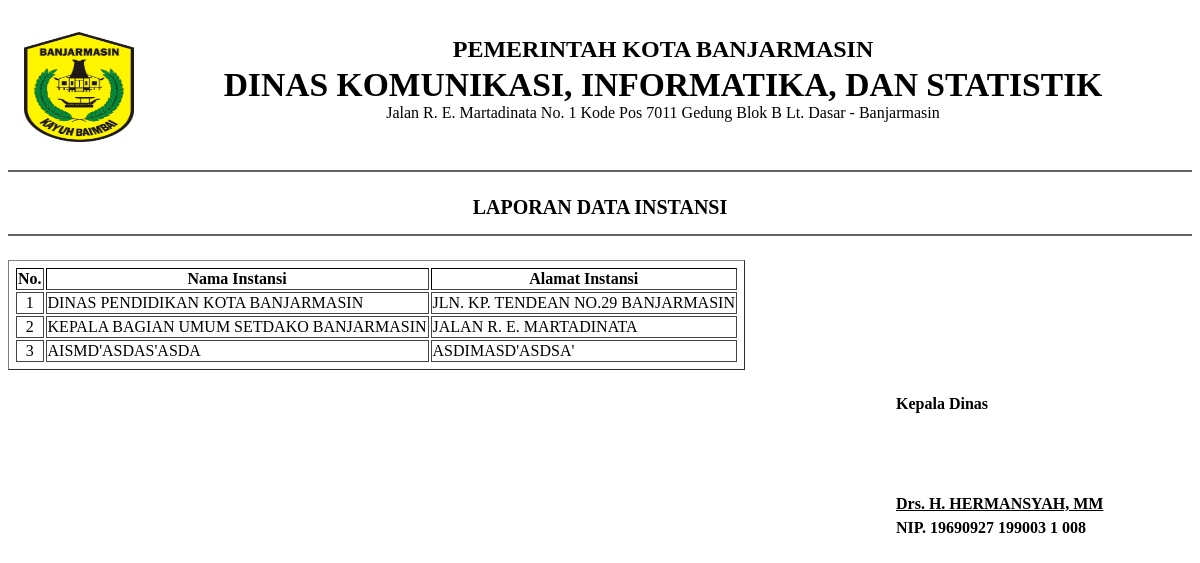
Page /admin/laporan/laporan_instansi.php (signed in) on the committed database.
### tables this page shows
CREATE TABLE IF NOT EXISTS `minstansi` (
  `kd_instansi` char(8) NOT NULL,
  `nm_instansi` varchar(70) NOT NULL,
  `almt_instansi` text NOT NULL,
  PRIMARY KEY (`kd_instansi`)
);

### admin/laporan/laporan_instansi.php (the view, shortened to what this page needs)
<?php
    if (empty($_SESSION['username'])){
        header('location:../index.php');
    } else {
        include "../../config.php";
        echo '
        <body onload="window.print()">
        <div class="container">
            <div id="colres">
                <div class="disp">';
                        echo '<img class="logodisp" src="../logo.png"/>';
                        echo '<h6 class="up">PEMERINTAH KOTA BANJARMASIN</h6>';
                        echo '<h5 class="up" id="nama">DINAS KOMUNIKASI, INFORMATIKA, DAN STATISTIK</h5><br/>';
                        echo '<span id="alamat">Jalan R. E. Martadinata No. 1 Kode Pos 7011 Gedung Blok B Lt. Dasar - Banjarmasin</span>';
                    echo '
                </div>
                <br>
                <br>
                <div class="separator"></div>
                <div class="tgh" id="lbr">LAPORAN DATA INSTANSI</div>
                </br>
                </br>
                <div class="separator"></div>';
                echo '
                <table border="1" class="profile-table" id="tbl">
                <thead>
                <tr>
                <th>No.</th>
                <th>Nama Instansi</th>
                <th>Alamat Instansi</th>
                </tr>
                </thead>';
                $query = mysqli_query($koneksi, "SELECT * FROM minstansi ORDER BY kd_instansi ASC");
                $no = 1;
                while($row = mysqli_fetch_array($query)){
                echo '
                        <tbody>
                            <tr>
                                <td align="center">'.$no++.'</td>
                                <td>'.$row['nm_instansi'].'</td>
                                <td>'.$row['almt_instansi'].'</td>
                            </tr>';
                        }}echo '
                        </tbody>
                    </table>
                    <div id="lead">
                        <b><p>Kepala Dinas</p></b>
                        <div style="height: 50px;"></div>';
                            echo '<b><p class="lead">Drs. H. HERMANSYAH, MM</p></b>';
                            echo '<b><p>NIP. 19690927 199003 1 008</p></b>';
                        echo '
                    </div>
                </div>
                <div class="jarak2"></div>
            </div>
            </body>';
?>

### admin/laporan/laporan_instansi.php (style rules this page uses)
th { text-align:center; vertical-align:middle; }
table { background: #fff; padding: 5px; }
tr, td { border: table-cell; border: 1px solid #444; }
tr,td { vertical-align: top!important; }
.disp { text-align: center; padding: 1.5rem 0; margin-bottom: .5rem; }
.logodisp { float: left; position: relative; width: 110px; height: 110px; margin: 0 0 0 1rem; }
#lead { width: auto; position: relative; margin: 25px 0 0 75%; }
.lead { font-weight: bold; text-decoration: underline; margin-bottom: -10px; }
.tgh { text-align: center; }
#nama { font-size: 2.1rem; margin-bottom: -1rem; }
#alamat { font-size: 16px; }
.up { text-transform: uppercase; margin: 0; line-height: 2.2rem; font-size: 1.5rem; }
#lbr { font-size: 20px; font-weight: bold; }
.separator { border-bottom: 2px solid #616161; margin: -1.3rem 0 1.5rem; }

### rows in the picture
minstansi: nm_instansi "DINAS PENDIDIKAN KOTA BANJARMASIN", almt_instansi "JLN. KP. TENDEAN NO.29 BANJARMASIN"
minstansi: nm_instansi "KEPALA BAGIAN UMUM SETDAKO BANJARMASIN", almt_instansi "JALAN R. E. MARTADINATA"
minstansi: nm_instansi "AISMD'ASDAS'ASDA", almt_instansi "ASDIMASD'ASDSA'"
